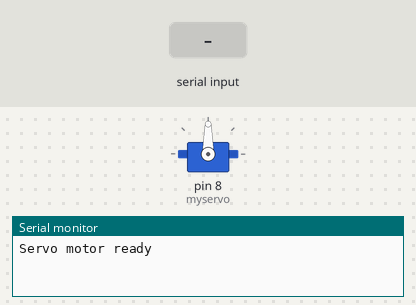
Simulated run of this sketch. Board: Arduino Uno, built with avr-gcc and run on an emulated ATmega328P. On the bench: servo, the last lines printed to the serial monitor. The test bench sets the inputs (shaded band).

Above: at 1.2 s.
1.3 s: "90,45\n" received over Serial
At 2.5 s:
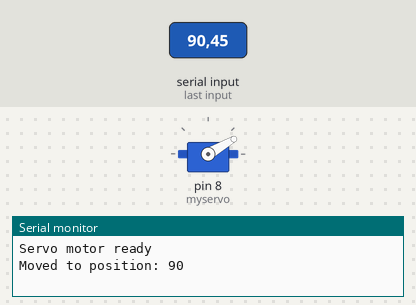
2.8 s: "200\n" received over Serial
Timing chart, 0 to 5.8 s (numbered marks = the images above; inputs shaded):
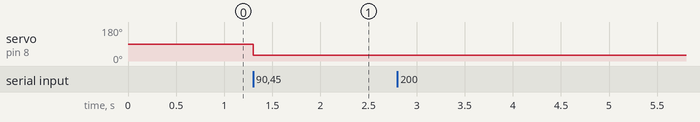

The sketch:

arm_bot.ino
```cpp
#include <Servo.h>

Servo myservo;

void setup() {
  myservo.attach(8);  // Attach the servo to pin 8
  Serial.begin(115200);
  Serial.println("Servo motor ready");
}

void loop() {
  if (Serial.available() > 0) {
    String input = Serial.readStringUntil('\n');
    int servoPosition = input.toInt();

    if (servoPosition >= 0 && servoPosition <= 180) {
      myservo.write(30);
      Serial.print("Moved to position: ");
      Serial.println(servoPosition);
    } else {
      Serial.print("Invalid position: ");
      Serial.println(servoPosition);
    }
  }
}
```

Measured:
- after the input at 1.3 s, servo on pin 8 (myservo): 90° → 30° at once
